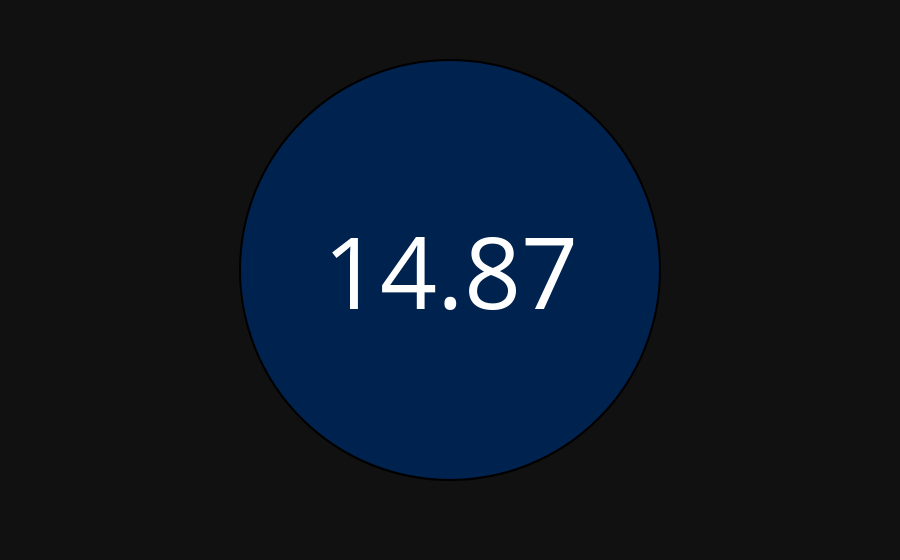

Write notebook code for a chart like this one.
### Code cell
GRAFICO02 = px.pie(
    CARTAO_02,
    names='CATEGORIA', 
    values='TOTAL',
    #title='% Vendas Por Estado',
    #hole=0.6,
    color_discrete_sequence=px.colors.sequential.Cividis,
    template='plotly_dark',  # Escolha o modelo de fundo (opcional)
)

GRAFICO02.update_traces(
    textinfo='value', textfont_size=100,
    textposition='inside',
    marker=dict( line=dict(color='#000000', width=2) ) 
    )

GRAFICO02.update( layout_showlegend=False )

GRAFICO02

### Figure 1 — Plotly figure (JSON) as saved in the notebook; plotly's stock layout.template omitted (floating-point values rounded to 4 significant figures)
{"data": [{"domain": {"x": [0, 1], "y": [0, 1]}, "hovertemplate": "CATEGORIA=%{label}<br>TOTAL=%{value}<extra></extra>", "labels": ["-"], "legendgroup": "", "marker": {"line": {"color": "#000000", "width": 2}}, "name": "", "showlegend": true, "textfont": {"size": 100}, "textinfo": "value", "textposition": "inside", "type": "pie", "values": [14.87]}], "layout": {"legend": {"tracegroupgap": 0}, "margin": {"t": 60}, "piecolorway": ["#00224e", "#123570", "#3b496c", "#575d6d", "#707173", "#8a8678", "#a59c74", "#c3b369", "#e1cc55", "#fee838"], "showlegend": false}}
